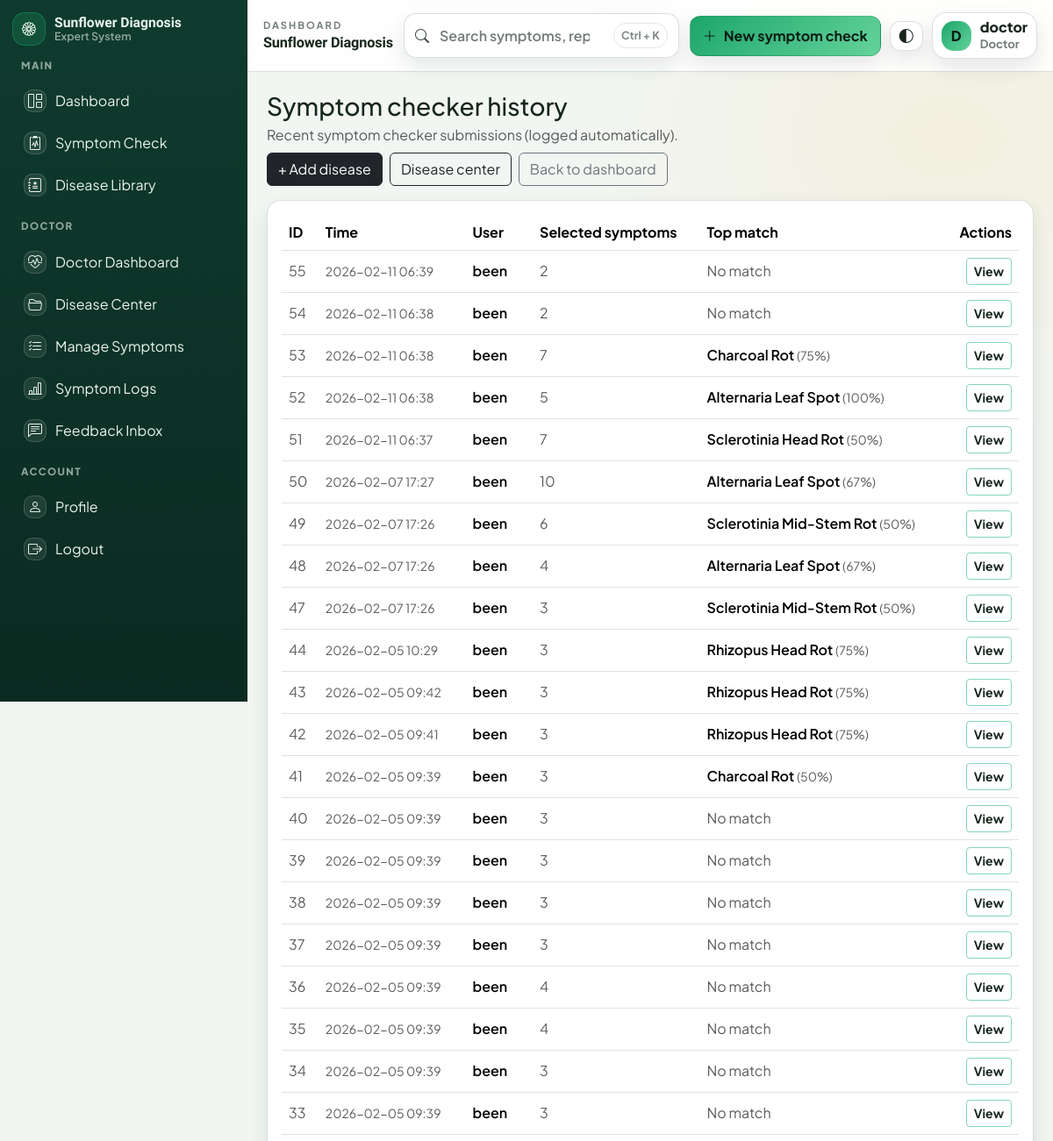
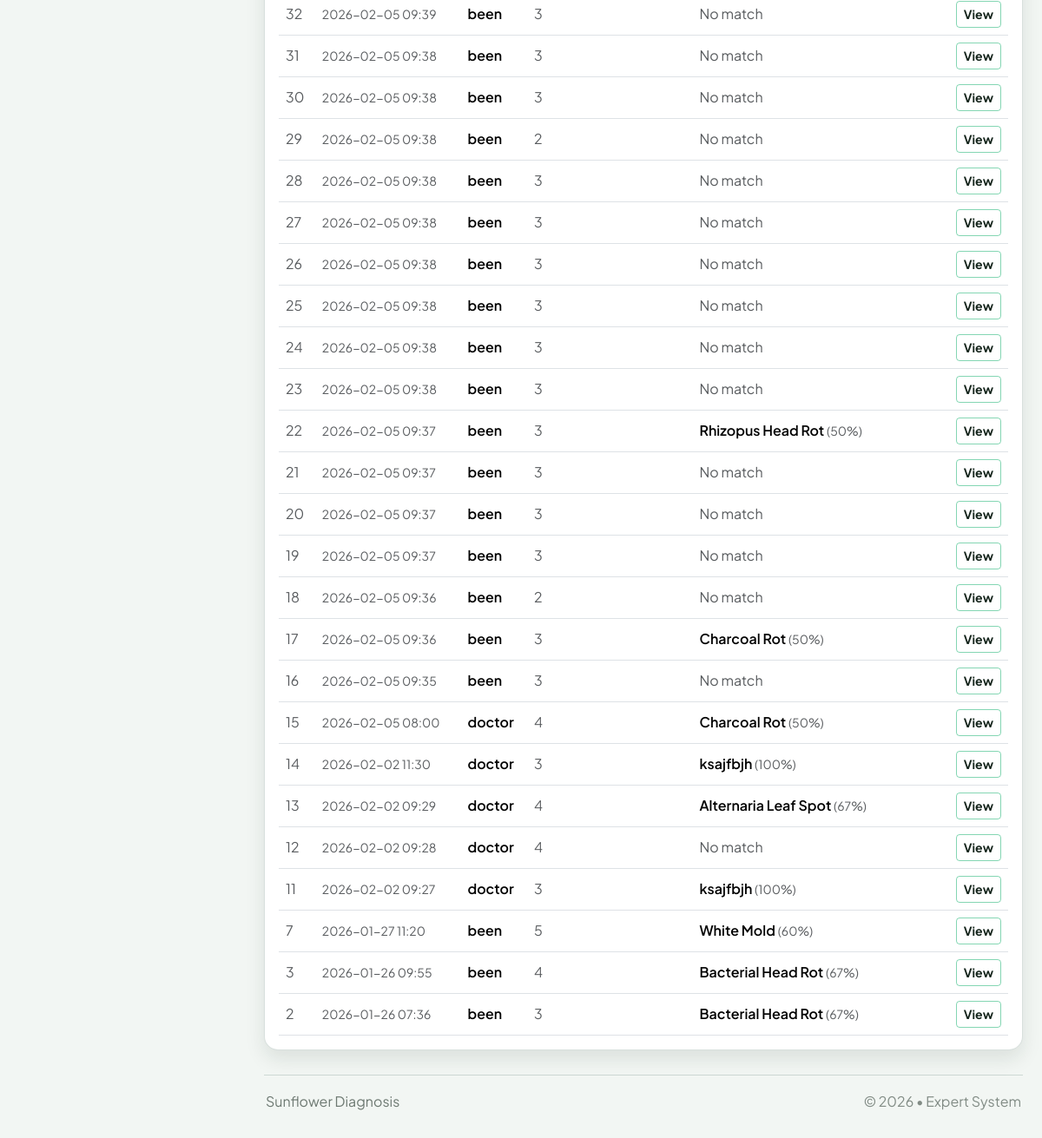
Page /admin/symptom-checks (signed in) on the committed database (2 pictures, top to bottom).
### app/models/user.py (models this page shows, shortened)
class User(UserMixin, db.Model):
    __tablename__ = "users"
    id = db.Column(db.Integer, primary_key=True)
    username = db.Column(db.String(80), unique=True, nullable=False, index=True)
    email = db.Column(db.String(120), unique=True, nullable=False, index=True)
    password_hash = db.Column(db.String(255), nullable=False)
    role = db.Column(db.String(20), nullable=False, default="user")  # "user", "doctor", or "admin"
    created_at = db.Column(db.DateTime, default=datetime.utcnow, nullable=False)
    role_id = db.Column(db.Integer, db.ForeignKey("roles.id"), nullable=True, index=True)
    role_obj = db.relationship("Role", lazy="joined")
    symptom_checks = db.relationship(
        "SymptomCheck", back_populates="user", cascade="all, delete-orphan"
    )
    feedback_items = db.relationship(
        "Feedback", back_populates="user", cascade="all, delete-orphan"
    )
    def has_permission(self, permission_name: str) -> bool:
        if not permission_name:
            return False
        if self.role == "admin" and permission_name == "access_admin":
            return True
        try:
            q = (
                db.session.query(Permission.id)
                .join(role_permissions, Permission.id == role_permissions.c.permission_id)
                .filter(Permission.name == permission_name)
            )
            if self.role_id:
                q = q.filter(role_permissions.c.role_id == self.role_id)
            else:
                q = q.join(Role, Role.id == role_permissions.c.role_id).filter(Role.name == self.role)
            row = q.first()
            return row is not None
        except OperationalError:
            return self.role == "admin"

### app/routes/admin.py (the view)
@admin_bp.route("/symptom-checks")
@login_required
@permission_required("view_symptom_checks")
def symptom_checks():
    checks = (
        SymptomCheck.query.join(User)
        .filter(User.role != "admin")
        .order_by(SymptomCheck.created_at.desc())
        .limit(200)
        .all()
    )
    return render_template("admin/symptom_checks.html", checks=checks)

### app/models/user.py (called while the page is built)
@login_manager.user_loader
def load_user(user_id: str):
    return User.query.get(int(user_id))

### app/utils.py (called while the page is built)
def permission_required(permission_name: str):
    def decorator(fn):
        @wraps(fn)
        def wrapper(*args, **kwargs):
            if not current_user.is_authenticated:
                abort(403)
            if not getattr(current_user, "has_permission", None):
                abort(403)
            if not current_user.has_permission(permission_name):
                abort(403)
            return fn(*args, **kwargs)
        return wrapper
    return decorator

### app/templates/admin/symptom_checks.html (shortened to what this page needs)
{% extends "base.html" %}

### app/templates/base.html (shortened to what this page needs)
<!doctype html>
<html lang="en" data-theme="light" data-bs-theme="light">
<head>
  <link href="https://cdn.jsdelivr.net/npm/bootstrap@5.3.3/dist/css/bootstrap.min.css" rel="stylesheet">
  <link href="https://cdn.jsdelivr.net/npm/bootstrap-icons@1.11.3/font/bootstrap-icons.min.css" rel="stylesheet">
  <link rel="stylesheet" href="{{ url_for('static', filename='css/style.css') }}?v=3">
</head>
<body>
  {% set authed = current_user.is_authenticated %}
  {% if authed %}
  <div class="sf-app">
    <aside class="sf-sidebar" aria-label="Sidebar">
      <div class="sf-side-head">
        <a class="sf-brand" href="{{ url_for('main.home') }}">
          <span class="sf-brand-icon" aria-hidden="true"><i class="bi bi-flower1"></i></span>
          <span class="sf-brand-text">
            <span class="sf-brand-title">Sunflower Diagnosis</span>
            <span class="sf-brand-sub">Expert System</span>
          </span>
        </a>
      </div>
      <nav class="sf-nav">
        <div class="sf-nav-section">MAIN</div>
        <a class="sf-nav-item {% if request.path == '/' %}is-active{% endif %}" href="{{ url_for('main.home') }}">
          <span class="sf-nav-ico" aria-hidden="true"><i class="bi bi-grid-1x2"></i></span>
          <span>Dashboard</span>
        </a>
        <a class="sf-nav-item {% if request.path.startswith('/diagnose') %}is-active{% endif %}" href="{{ url_for('main.diagnose_page') }}">
          <span class="sf-nav-ico" aria-hidden="true"><i class="bi bi-clipboard2-pulse"></i></span>
          <span>Symptom Check</span>
        </a>
        <a class="sf-nav-item" href="{{ url_for('main.home') }}#library">
          <span class="sf-nav-ico" aria-hidden="true"><i class="bi bi-journal-medical"></i></span>
          <span>Disease Library</span>
        </a>
        {% if current_user.has_permission('manage_diseases') and not current_user.has_permission('access_admin') %}
          <div class="sf-nav-section">DOCTOR</div>
          <a class="sf-nav-item {% if request.path.startswith('/doctor') and (request.path == '/doctor' or request.path.startswith('/doctor/dashboard')) %}is-active{% endif %}" href="{{ url_for('doctor.dashboard') }}">
            <span class="sf-nav-ico" aria-hidden="true"><i class="bi bi-heart-pulse"></i></span>
            <span>Doctor Dashboard</span>
          </a>
          <a class="sf-nav-item {% if request.path.startswith('/doctor/diseases') or request.path.startswith('/doctor/disease/') %}is-active{% endif %}" href="{{ url_for('doctor.diseases') }}">
            <span class="sf-nav-ico" aria-hidden="true"><i class="bi bi-folder2-open"></i></span>
            <span>Disease Center</span>
          </a>
          <a class="sf-nav-item {% if request.path.startswith('/doctor/checklists') or request.path.startswith('/doctor/checklist/') %}is-active{% endif %}" href="{{ url_for('doctor.checklists') }}">
            <span class="sf-nav-ico" aria-hidden="true"><i class="bi bi-list-check"></i></span>
            <span>Manage Symptoms</span>
          </a>
          {% if current_user.has_permission('view_symptom_checks') %}
          <a class="sf-nav-item {% if request.path.startswith('/doctor/symptom') %}is-active{% endif %}" href="{{ url_for('doctor.symptom_checks') }}">
            <span class="sf-nav-ico" aria-hidden="true"><i class="bi bi-bar-chart-line"></i></span>
            <span>Symptom Logs</span>
          </a>
          {% endif %}
          <a class="sf-nav-item {% if request.path.startswith('/doctor/feedback') %}is-active{% endif %}" href="{{ url_for('doctor.feedback') }}">
            <span class="sf-nav-ico" aria-hidden="true"><i class="bi bi-chat-left-text"></i></span>
            <span>Feedback Inbox</span>
          </a>
        {% endif %}
        <div class="sf-nav-section">ACCOUNT</div>
        <a class="sf-nav-item {% if request.path.startswith('/user/profile') %}is-active{% endif %}" href="{{ url_for('user.profile') }}">
          <span class="sf-nav-ico" aria-hidden="true"><i class="bi bi-person"></i></span>
          <span>Profile</span>
        </a>
        <a class="sf-nav-item" href="{{ url_for('auth.logout') }}">
          <span class="sf-nav-ico" aria-hidden="true"><i class="bi bi-box-arrow-right"></i></span>
          <span>Logout</span>
        </a>
      </nav>
    </aside>
    <div class="sf-main">
      <header class="sf-topbar">
        <div class="sf-topbar-left">
          <div class="sf-topbar-meta">
            <div class="sf-topbar-kicker">Dashboard</div>
            <div class="sf-topbar-title">Sunflower Diagnosis</div>
          </div>
        </div>
        <form class="sf-search" role="search" method="get" action="{{ url_for('main.search') }}">
          <i class="bi bi-search sf-search-ico" aria-hidden="true"></i>
          <input class="sf-search-input" type="search" name="q" value="{{ request.args.get('q','') }}" placeholder="Search symptoms, reports, crops" autocomplete="off" aria-label="Search">
          <span class="sf-search-hint">Ctrl + K</span>
        </form>
        <div class="sf-top-actions">
          <a class="sf-primary-btn" href="{{ url_for('main.diagnose_page') }}">
            <i class="bi bi-plus-lg" aria-hidden="true"></i>
            New symptom check
          </a>
          <button class="sf-icon-btn" type="button" data-action="toggleTheme" title="Toggle theme" aria-label="Toggle theme">
            <i class="bi bi-circle-half" aria-hidden="true"></i>
          </button>
          <div class="sf-userchip" title="Signed in">
            <div class="sf-avatar" aria-hidden="true">{{ (current_user.username or 'U')[0] | upper }}</div>
            <div class="sf-userchip-text d-none d-sm-block">
              <div class="sf-userchip-name">{{ current_user.username }}</div>
              <div class="sf-userchip-role">{{ (current_user.role or 'user') | capitalize }}</div>
            </div>
          </div>
        </div>
      </header>
      <main class="sf-content">
        {{ page_content | safe }}
        <footer class="sf-footer">
          <div>Sunflower Diagnosis</div>
          <div class="sf-footer-muted">© 2026 • Expert System</div>
        </footer>
      </main>
    </div>
  </div>
  {% endif %}
</body>
</html>

### rows in the picture
User: username "D", username "doctor", role "Doctor"
User: username "Symptom checker history Recent symptom checker submissions (logged automatically). + Add disease Disease center Back to dashboard ID Time User Selected symptoms Top match Actions 55 2026-02-11 06:39 been 2 No match View 54 2026-02-11 06:38 been 2 No match View 53 2026-02-11 06:38 been 7 Charcoal Rot (75%) View 52 2026-02-11 06:38 been 5 Alternaria Leaf Spot (100%) View 51 2026-02-11 06:37 been 7 Sclerotinia Head Rot (50%) View 50 2026-02-07 17:27 been 10 Alternaria Leaf Spot (67%) View 49 2026-02-07 17:26 been 6 Sclerotinia Mid-Stem Rot (50%) View 48 2026-02-07 17:26 been 4 Alternaria Leaf Spot (67%) View 47 2026-02-07 17:26 been 3 Sclerotinia Mid-Stem Rot (50%) View 44 2026-02-05 10:29…"
